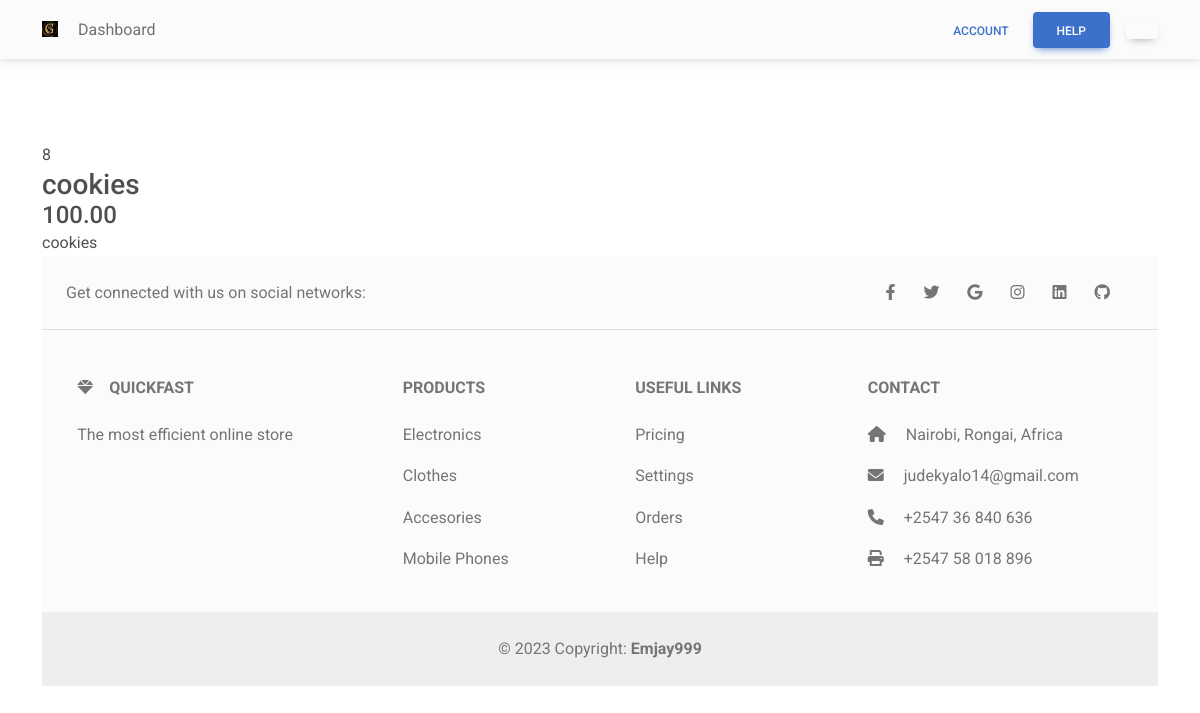
The app's page /products/details/8/ with its own data.
### products/models.py (models this page shows, shortened)
class Product(models.Model):
	name = models.CharField(max_length=255)
	price = models.DecimalField(max_digits=10, decimal_places=2)
	description = models.CharField(max_length=1000)
	image = models.ImageField(default="default.png", upload_to="product_images")

### products/views.py (the view)
# urls.py: path('details/<int:pk>/', views.details, name="details"),
def details(request, pk):
	product = Product.objects.get(pk=pk)
	context = {
		"product": product
	}
	return render(request, "details.html", context)

### templates/details.html (shortened to what this page needs)
{% extends "base.html" %}
{% block main %}
	<div class="col-md-4">
    </div>
    <div class="card-body">
        {{ product.id }}
        <h3 class="card-title">{{ product.name }}</h3>
        <h4 class="card-title">{{ product.price }}</h4>
        <p class="card-text">{{ product.description }}</p>
    </div>
{% endblock %}

### records on screen
Product: id "8", name "cookies", price "100.00", description "cookies"
